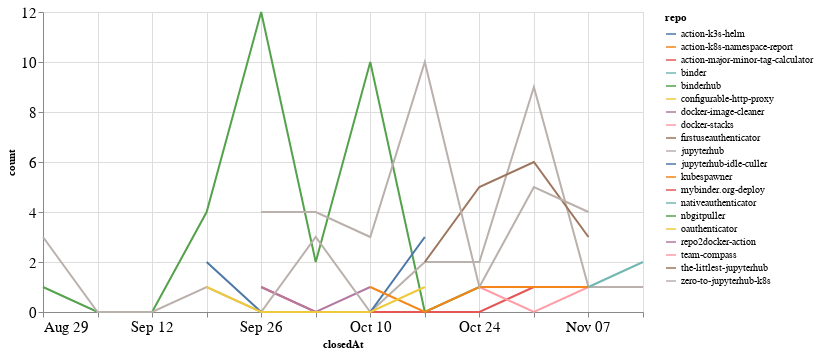

Source (notebook cell):
### Code cell
closed_by_time = closed_by.groupby('repo').resample('W', on='closedAt').count()['author'].reset_index()
closed_by_time = closed_by_time.rename(columns={'author': 'count'})

alt.Chart(closed_by_time, width=600).mark_line().encode(
    x='closedAt',
    y='count',
    color='repo',
    tooltip="repo"
)

### Figure 1 — Vega-Lite specification as saved in the notebook (floating-point values rounded to 4 significant figures)
{"config": {"axisLeft": {"labelFontSize": 15}, "axisBottom": {"labelFontSize": 15}}, "data": {"name": "data-7168d3db781097e611a055f5bea5f5fd"}, "mark": "line", "encoding": {"color": {"type": "nominal", "field": "repo"}, "tooltip": {"type": "nominal", "field": "repo"}, "x": {"type": "temporal", "field": "closedAt"}, "y": {"type": "quantitative", "field": "count"}}, "width": 600, "$schema": "https://vega.github.io/schema/vega-lite/v4.8.1.json", "datasets": {"data-7168d3db781097e611a055f5bea5f5fd": [{"repo": "action-k3s-helm", "closedAt": "2021-10-10T00:00:00", "count": 2}, {"repo": "action-k8s-namespace-report", "closedAt": "2021-09-26T00:00:00", "count": 1}, {"repo": "action-major-minor-tag-calculator", "closedAt": "2021-09-26T00:00:00", "count": 1}, {"repo": "action-major-minor-tag-calculator", "closedAt": "2021-10-03T00:00:00", "count": 0}, {"repo": "action-major-minor-tag-calculator", "closedAt": "2021-10-10T00:00:00", "count": 0}, {"repo": "action-major-minor-tag-calculator", "closedAt": "2021-10-17T00:00:00", "count": 0}, {"repo": "action-major-minor-tag-calculator", "closedAt": "2021-10-24T00:00:00", "count": 0}, {"repo": "action-major-minor-tag-calculator", "closedAt": "2021-10-31T00:00:00", "count": 1}, {"repo": "binder", "closedAt": "2021-10-03T00:00:00", "count": 1}, {"repo": "binderhub", "closedAt": "2021-08-29T00:00:00", "count": 1}, {"repo": "binderhub", "closedAt": "2021-09-05T00:00:00", "count": 0}, {"repo": "binderhub", "closedAt": "2021-09-12T00:00:00", "count": 0}, {"repo": "binderhub", "closedAt": "2021-09-19T00:00:00", "count": 4}, {"repo": "binderhub", "closedAt": "2021-09-26T00:00:00", "count": 12}, {"repo": "binderhub", "closedAt": "2021-10-03T00:00:00", "count": 2}, {"repo": "binderhub", "closedAt": "2021-10-10T00:00:00", "count": 10}, {"repo": "binderhub", "closedAt": "2021-10-17T00:00:00", "count": 0}, {"repo": "binderhub", "closedAt": "2021-10-24T00:00:00", "count": 1}, {"repo": "configurable-http-proxy", "closedAt": "2021-09-19T00:00:00", "count": 1}, {"repo": "docker-image-cleaner", "closedAt": "2021-09-26T00:00:00", "count": 1}, {"repo": "docker-image-cleaner", "closedAt": "2021-10-03T00:00:00", "count": 0}, {"repo": "docker-image-cleaner", "closedAt": "2021-10-10T00:00:00", "count": 1}, {"repo": "docker-stacks", "closedAt": "2021-10-24T00:00:00", "count": 1}, {"repo": "docker-stacks", "closedAt": "2021-10-31T00:00:00", "count": 0}, {"repo": "docker-stacks", "closedAt": "2021-11-07T00:00:00", "count": 1}, {"repo": "docker-stacks", "closedAt": "2021-11-14T00:00:00", "count": 1}, {"repo": "firstuseauthenticator", "closedAt": "2021-10-31T00:00:00", "count": 4}, {"repo": "jupyterhub", "closedAt": "2021-08-29T00:00:00", "count": 3}, {"repo": "jupyterhub", "closedAt": "2021-09-05T00:00:00", "count": 0}, {"repo": "jupyterhub", "closedAt": "2021-09-12T00:00:00", "count": 0}, {"repo": "jupyterhub", "closedAt": "2021-09-19T00:00:00", "count": 1}, {"repo": "jupyterhub", "closedAt": "2021-09-26T00:00:00", "count": 0}, {"repo": "jupyterhub", "closedAt": "2021-10-03T00:00:00", "count": 3}, {"repo": "jupyterhub", "closedAt": "2021-10-10T00:00:00", "count": 0}, {"repo": "jupyterhub", "closedAt": "2021-10-17T00:00:00", "count": 2}, {"repo": "jupyterhub", "closedAt": "2021-10-24T00:00:00", "count": 2}, {"repo": "jupyterhub", "closedAt": "2021-10-31T00:00:00", "count": 9}, {"repo": "jupyterhub", "closedAt": "2021-11-07T00:00:00", "count": 1}, {"repo": "jupyterhub", "closedAt": "2021-11-14T00:00:00", "count": 1}, {"repo": "jupyterhub-idle-culler", "closedAt": "2021-09-19T00:00:00", "count": 2}, {"repo": "jupyterhub-idle-culler", "closedAt": "2021-09-26T00:00:00", "count": 0}, {"repo": "jupyterhub-idle-culler", "closedAt": "2021-10-03T00:00:00", "count": 0}, {"repo": "jupyterhub-idle-culler", "closedAt": "2021-10-10T00:00:00", "count": 0}, {"repo": "jupyterhub-idle-culler", "closedAt": "2021-10-17T00:00:00", "count": 3}, {"repo": "kubespawner", "closedAt": "2021-10-10T00:00:00", "count": 1}, {"repo": "kubespawner", "closedAt": "2021-10-17T00:00:00", "count": 0}, {"repo": "kubespawner", "closedAt": "2021-10-24T00:00:00", "count": 1}, {"repo": "kubespawner", "closedAt": "2021-10-31T00:00:00", "count": 1}, {"repo": "kubespawner", "closedAt": "2021-11-07T00:00:00", "count": 1}, {"repo": "mybinder.org-deploy", "closedAt": "2021-10-17T00:00:00", "count": 1}, {"repo": "nativeauthenticator", "closedAt": "2021-11-07T00:00:00", "count": 1}, {"repo": "nativeauthenticator", "closedAt": "2021-11-14T00:00:00", "count": 2}, {"repo": "nbgitpuller", "closedAt": "2021-11-07T00:00:00", "count": 2}, {"repo": "oauthenticator", "closedAt": "2021-09-19T00:00:00", "count": 1}, {"repo": "oauthenticator", "closedAt": "2021-09-26T00:00:00", "count": 0}, {"repo": "oauthenticator", "closedAt": "2021-10-03T00:00:00", "count": 0}, {"repo": "oauthenticator", "closedAt": "2021-10-10T00:00:00", "count": 0}, {"repo": "oauthenticator", "closedAt": "2021-10-17T00:00:00", "count": 1}, {"repo": "repo2docker-action", "closedAt": "2021-11-07T00:00:00", "count": 1}, {"repo": "team-compass", "closedAt": "2021-10-03T00:00:00", "count": 1}, {"repo": "the-littlest-jupyterhub", "closedAt": "2021-10-17T00:00:00", "count": 2}, {"repo": "the-littlest-jupyterhub", "closedAt": "2021-10-24T00:00:00", "count": 5}, {"repo": "the-littlest-jupyterhub", "closedAt": "2021-10-31T00:00:00", "count": 6}, {"repo": "the-littlest-jupyterhub", "closedAt": "2021-11-07T00:00:00", "count": 3}, {"repo": "zero-to-jupyterhub-k8s", "closedAt": "2021-09-26T00:00:00", "count": 4}, {"repo": "zero-to-jupyterhub-k8s", "closedAt": "2021-10-03T00:00:00", "count": 4}, {"repo": "zero-to-jupyterhub-k8s", "closedAt": "2021-10-10T00:00:00", "count": 3}, {"repo": "zero-to-jupyterhub-k8s", "closedAt": "2021-10-17T00:00:00", "count": 10}, {"repo": "zero-to-jupyterhub-k8s", "closedAt": "2021-10-24T00:00:00", "count": 1}, {"repo": "zero-to-jupyterhub-k8s", "closedAt": "2021-10-31T00:00:00", "count": 5}, {"repo": "zero-to-jupyterhub-k8s", "closedAt": "2021-11-07T00:00:00", "count": 4}]}}
